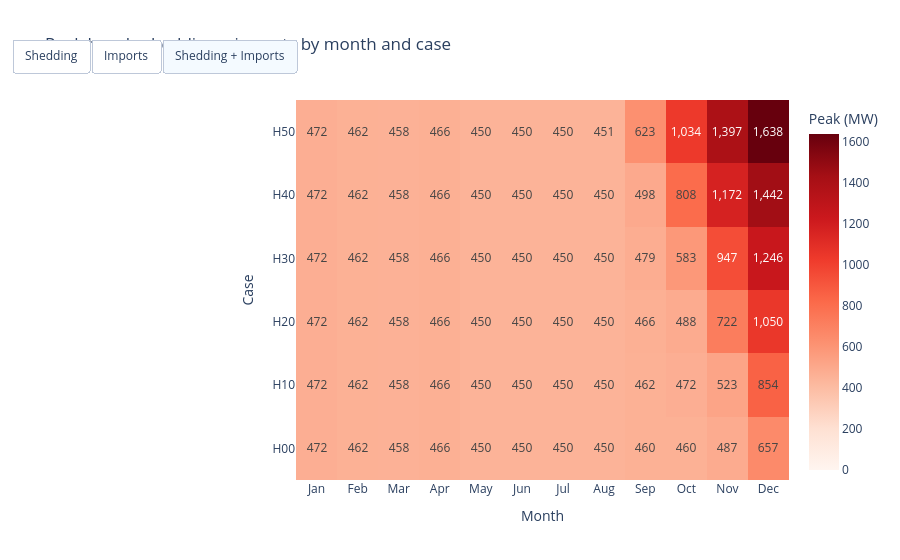

The notebook cell this image was saved under:
### Markdown cell above
### Peak hourly demand gap by month

Use the buttons to compare the monthly maximum hourly shedding, imports, and their **coincident** sum in MW. Shedding is demand actually unserved in the model; imports cover demand, so the combined value represents the peak gap that domestic supply alone did not cover. In H50, that combined peak is about 1,638 MW (about 1,188 MW shed plus 450 MW imported).

### Code cell
import pypsa

scenario_order = list(annual.scenario)
peak_import_rows = []
for scenario in scenario_order:
    solved = pypsa.Network(str(root / 'results' / 'phase_08a' / f'{scenario}.solved.nc'))
    import_ids = solved.generators.index[solved.generators.carrier.eq('interconnection_colombia')]
    hourly_imports = solved.generators_t.p[import_ids].sum(axis=1).clip(lower=0)
    for month, peak in hourly_imports.groupby(pd.DatetimeIndex(hourly_imports.index).month).max().items():
        peak_import_rows.append({'scenario': scenario, 'month': month, 'peak_imports_mw': peak})

peak_monthly = monthly.merge(pd.DataFrame(peak_import_rows), on=['scenario', 'month'], validate='one_to_one')
metrics = {
    'Shedding': 'peak_shedding_mw',
    'Imports': 'peak_imports_mw',
    'Shedding + Imports': 'peak_combined_stress_mw',
}
heatmap_values = {label: peak_monthly.pivot(index='scenario', columns='month', values=column)
                  .reindex(index=scenario_order, columns=range(1, 13)).to_numpy()
                  for label, column in metrics.items()}
assert all(pd.notna(values).all() for values in heatmap_values.values())
hover = lambda label: f'Month: %{{x}}<br>Case: %{{y}}<br>Peak {label.lower()}: %{{z:,.1f}} MW<extra></extra>'
fig = go.Figure(go.Heatmap(z=heatmap_values['Shedding + Imports'], x=month_order, y=scenario_order,
                           colorscale='Reds', zmin=0, zmax=peak_monthly.peak_combined_stress_mw.max(),
                           texttemplate='%{z:,.0f}', hovertemplate=hover('Shedding + Imports'),
                           colorbar={'title': 'Peak (MW)'}))
fig.update_layout(template='plotly_white', title='Peak hourly shedding + imports by month and case',
                  xaxis_title='Month', yaxis_title='Case',
                  updatemenus=[{'type': 'buttons', 'direction': 'right', 'x': 0, 'y': 1.16, 'active': 2,
                                'buttons': [{'label': label, 'method': 'update',
                                             'args': [{'z': [values], 'hovertemplate': [hover(label)]},
                                                      {'title': f'Peak hourly {label.lower()} by month and case'}]}
                                            for label, values in heatmap_values.items()]}])
fig.show()

### Figure 1 — Plotly figure (JSON) as saved in the notebook; plotly's stock layout.template omitted (floating-point values rounded to 4 significant figures)
{"data": [{"colorbar": {"title": {"text": "Peak (MW)"}}, "colorscale": [[0, "rgb(255,245,240)"], [0.125, "rgb(254,224,210)"], [0.25, "rgb(252,187,161)"], [0.375, "rgb(252,146,114)"], [0.5, "rgb(251,106,74)"], [0.625, "rgb(239,59,44)"], [0.75, "rgb(203,24,29)"], [0.875, "rgb(165,15,21)"], [1, "rgb(103,0,13)"]], "hovertemplate": "Month: %{x}<br>Case: %{y}<br>Peak shedding + imports: %{z:,.1f} MW<extra></extra>", "texttemplate": "%{z:,.0f}", "type": "heatmap", "x": ["Jan", "Feb", "Mar", "Apr", "May", "Jun", "Jul", "Aug", "Sep", "Oct", "Nov", "Dec"], "y": ["H00", "H10", "H20", "H30", "H40", "H50"], "z": [[472.0, 461.7, 458.5, 465.8, 450.1, 450.0, 450.0, 450.0, 459.8, 460.2, 487.3, 657.5], [472.0, 461.7, 458.5, 465.8, 450.1, 450.0, 450.0, 450.0, 461.6, 472.1, 522.8, 853.6], [472.0, 461.7, 458.5, 465.8, 450.1, 450.0, 450.0, 450.0, 466.0, 487.6, 721.6, 1050.0], [472.0, 461.7, 458.5, 465.8, 450.1, 450.0, 450.0, 450.0, 478.7, 583.3, 946.6, 1246.0], [472.0, 461.7, 458.5, 465.8, 450.1, 450.0, 450.0, 450.0, 497.7, 808.4, 1172.0, 1442.0], [472.0, 461.7, 458.5, 465.8, 450.1, 450.0, 450.0, 450.5, 623.0, 1034.0, 1397.0, 1638.0]], "zmax": 1638.0, "zmin": 0}], "layout": {"title": {"text": "Peak hourly shedding + imports by month and case"}, "updatemenus": [{"active": 2, "buttons": [{"args": [{"hovertemplate": ["Month: %{x}<br>Case: %{y}<br>Peak shedding: %{z:,.1f} MW<extra></extra>"], "z": [[[21.96, 11.69, 8.495, 15.81, 0.08017, 0, 0, 0, 9.784, 10.18, 37.35, 207.5], [21.96, 11.69, 8.495, 15.81, 0.08017, 0, 0, 0, 11.62, 22.08, 72.84, 403.6], [21.96, 11.69, 8.495, 15.81, 0.08017, 0, 0, 0, 16.0, 37.61, 271.6, 599.6], [21.96, 11.69, 8.495, 15.81, 0.08017, 0, 0, 0, 28.71, 133.3, 496.6, 795.7], [21.96, 11.69, 8.495, 15.81, 0.08017, 0, 0, 0.0007614, 47.69, 358.4, 721.7, 991.8], [21.96, 11.69, 8.495, 15.81, 0.08017, 0, 0, 0.5432, 173.0, 583.6, 946.8, 1188.0]]]}, {"title": "Peak hourly shedding by month and case"}], "label": "Shedding", "method": "update"}, {"args": [{"hovertemplate": ["Month: %{x}<br>Case: %{y}<br>Peak imports: %{z:,.1f} MW<extra></extra>"], "z": [[[450, 450, 450, 450, 450, 450, 450, 450, 450, 450, 450, 450], [450, 450, 450, 450, 450, 450, 450, 450, 450, 450, 450, 450], [450, 450, 450, 450, 450, 450, 450, 450, 450, 450, 450, 450], [450, 450, 450, 450, 450, 450, 450, 450, 450, 450, 450, 450], [450, 450, 450, 450, 450, 450, 450, 450, 450, 450, 450, 450], [450, 450, 450, 450, 450, 450, 450, 450, 450, 450, 450, 450]]]}, {"title": "Peak hourly imports by month and case"}], "label": "Imports", "method": "update"}, {"args": [{"hovertemplate": ["Month: %{x}<br>Case: %{y}<br>Peak shedding + imports: %{z:,.1f} MW<extra></extra>"], "z": [[[472.0, 461.7, 458.5, 465.8, 450.1, 450, 450, 450, 459.8, 460.2, 487.3, 657.5], [472.0, 461.7, 458.5, 465.8, 450.1, 450, 450, 450, 461.6, 472.1, 522.8, 853.6], [472.0, 461.7, 458.5, 465.8, 450.1, 450, 450, 450, 466.0, 487.6, 721.6, 1050.0], [472.0, 461.7, 458.5, 465.8, 450.1, 450, 450, 450, 478.7, 583.3, 946.6, 1246.0], [472.0, 461.7, 458.5, 465.8, 450.1, 450, 450, 450.0, 497.7, 808.4, 1172.0, 1442.0], [472.0, 461.7, 458.5, 465.8, 450.1, 450, 450, 450.5, 623.0, 1034.0, 1397.0, 1638.0]]]}, {"title": "Peak hourly shedding + imports by month and case"}], "label": "Shedding + Imports", "method": "update"}], "direction": "right", "type": "buttons", "x": 0, "y": 1.16}], "xaxis": {"title": {"text": "Month"}}, "yaxis": {"title": {"text": "Case"}}}}
